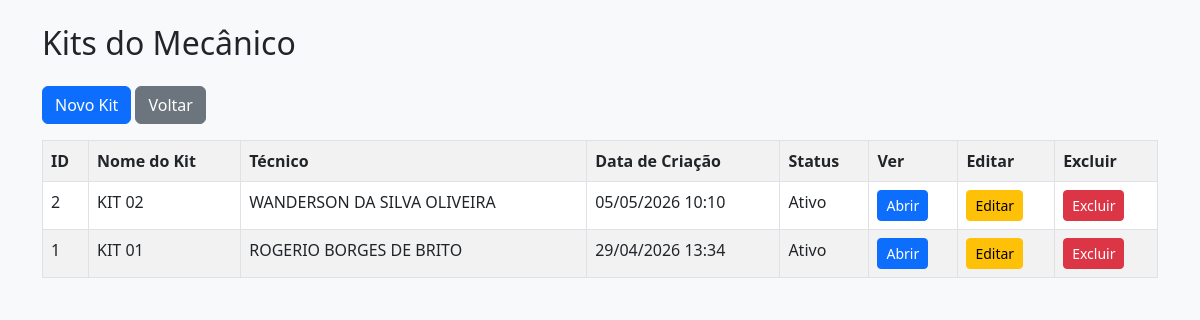
Screenshot of /kits (signed in) with the database file from the repository.
### tables this page shows
CREATE TABLE kits (
    id INTEGER PRIMARY KEY AUTOINCREMENT,
    tecnico_id INTEGER,
    nome_kit TEXT,
    data_criacao TEXT,
    status TEXT,
    data_entrega TEXT,
    assinatura_tecnico TEXT,
    assinatura_responsavel TEXT
);

CREATE TABLE tecnicos (
    id INTEGER PRIMARY KEY AUTOINCREMENT,
    nome TEXT
);

### app.py (the view)
@app.route("/kits")
def kits():
    if not admin_logado():
        return redirect("/login")
    conn = conectar()
    cursor = conn.cursor()
    cursor.execute("""
    SELECT kits.id, kits.nome_kit, tecnicos.nome, kits.data_criacao, kits.status
    FROM kits
    INNER JOIN tecnicos ON kits.tecnico_id = tecnicos.id
    ORDER BY kits.id DESC
    """)
    lista_kits = cursor.fetchall()
    conn.close()
    return render_template("kits.html", kits=lista_kits)

### app.py (called while the page is built)
def conectar():
    return sqlite3.connect("database.db")

def admin_logado():
    return "usuario" in session

### templates/kits.html (shortened to what this page needs)
<!DOCTYPE html>
<html>
<head>
<link href="https://cdn.jsdelivr.net/npm/bootstrap@5.3.0/dist/css/bootstrap.min.css" rel="stylesheet">
</head>
<body class="bg-light">
<div class="container mt-4">
    <h2 class="mb-4">Kits do Mecânico</h2>
    <div class="mb-3">
        <a href="/novo_kit" class="btn btn-primary">Novo Kit</a>
        <a href="/" class="btn btn-secondary">Voltar</a>
    </div>
    <table class="table table-bordered table-striped">
        <tr>
            <th>ID</th>
            <th>Nome do Kit</th>
            <th>Técnico</th>
            <th>Data de Criação</th>
            <th>Status</th>
            <th>Ver</th>
            <th>Editar</th>
            <th>Excluir</th>
        </tr>
        {% for kit in kits %}
        <tr>
            <td>{{ kit[0] }}</td>
            <td>{{ kit[1] }}</td>
            <td>{{ kit[2] }}</td>
            <td>{{ kit[3] }}</td>
            <td>{{ kit[4] }}</td>
            <td><a href="/kit/{{ kit[0] }}" class="btn btn-sm btn-primary">Abrir</a></td>
            <td><a href="/editar_kit/{{ kit[0] }}" class="btn btn-sm btn-warning">Editar</a></td>
            <td><a href="/excluir_kit/{{ kit[0] }}" class="btn btn-sm btn-danger">Excluir</a></td>
        </tr>
        {% endfor %}
    </table>
</div>
</body>
</html>

### rows the page displays
kits: id "2", nome_kit "KIT 02", nome "WANDERSON DA SILVA OLIVEIRA", data_criacao "05/05/2026 10:10", status "Ativo"
kits: id "1", nome_kit "KIT 01", nome "ROGERIO BORGES DE BRITO", data_criacao "29/04/2026 13:34", status "Ativo"
